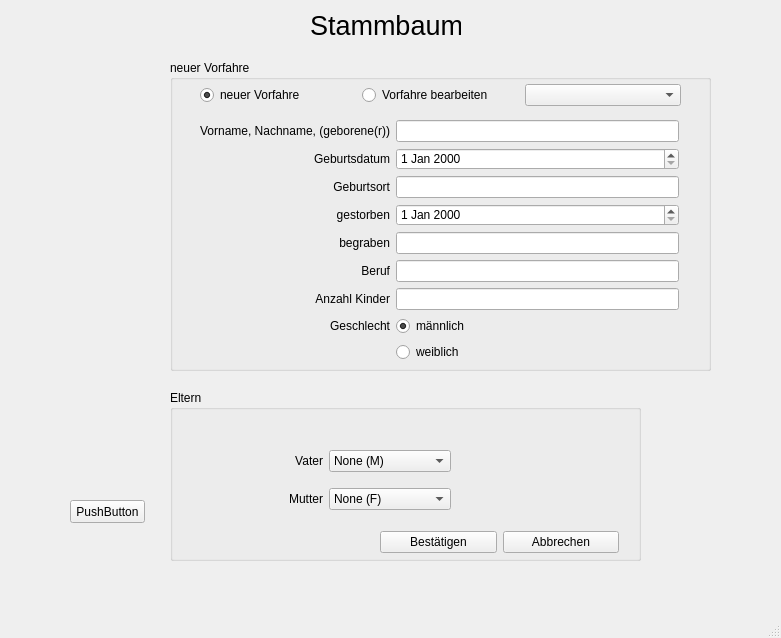
<?xml version="1.0" encoding="UTF-8"?>
<ui version="4.0">
 <class>MainWindow</class>
 <widget class="QMainWindow" name="MainWindow">
  <property name="geometry">
   <rect>
    <x>0</x>
    <y>0</y>
    <width>781</width>
    <height>638</height>
   </rect>
  </property>
  <property name="windowTitle">
   <string>Stammbaum</string>
  </property>
  <widget class="QWidget" name="centralwidget">
   <widget class="QLabel" name="label">
    <property name="geometry">
     <rect>
      <x>310</x>
      <y>0</y>
      <width>151</width>
      <height>51</height>
     </rect>
    </property>
    <property name="font">
     <font>
      <pointsize>20</pointsize>
     </font>
    </property>
    <property name="layoutDirection">
     <enum>Qt::LeftToRight</enum>
    </property>
    <property name="text">
     <string>Stammbaum</string>
    </property>
   </widget>
   <widget class="QGroupBox" name="groupBox_mitglied">
    <property name="geometry">
     <rect>
      <x>170</x>
      <y>60</y>
      <width>541</width>
      <height>311</height>
     </rect>
    </property>
    <property name="title">
     <string>neuer Vorfahre</string>
    </property>
    <widget class="QWidget" name="gridLayoutWidget">
     <property name="geometry">
      <rect>
       <x>30</x>
       <y>60</y>
       <width>479</width>
       <height>243</height>
      </rect>
     </property>
     <layout class="QGridLayout" name="gridLayout_2">
      <item row="4" column="0">
       <widget class="QLabel" name="label_5_begraben">
        <property name="text">
         <string>begraben</string>
        </property>
        <property name="alignment">
         <set>Qt::AlignRight|Qt::AlignTrailing|Qt::AlignVCenter</set>
        </property>
       </widget>
      </item>
      <item row="6" column="0">
       <widget class="QLabel" name="label_7_kinder">
        <property name="layoutDirection">
         <enum>Qt::LeftToRight</enum>
        </property>
        <property name="text">
         <string>Anzahl Kinder</string>
        </property>
        <property name="alignment">
         <set>Qt::AlignRight|Qt::AlignTrailing|Qt::AlignVCenter</set>
        </property>
       </widget>
      </item>
      <item row="2" column="0">
       <widget class="QLabel" name="label_3_ort">
        <property name="text">
         <string>Geburtsort</string>
        </property>
        <property name="alignment">
         <set>Qt::AlignRight|Qt::AlignTrailing|Qt::AlignVCenter</set>
        </property>
       </widget>
      </item>
      <item row="7" column="1">
       <widget class="QRadioButton" name="radioButton_maennlich">
        <property name="text">
         <string>männlich</string>
        </property>
        <property name="checked">
         <bool>true</bool>
        </property>
       </widget>
      </item>
      <item row="1" column="0">
       <widget class="QLabel" name="label_2_geb">
        <property name="text">
         <string>Geburtsdatum</string>
        </property>
        <property name="alignment">
         <set>Qt::AlignRight|Qt::AlignTrailing|Qt::AlignVCenter</set>
        </property>
       </widget>
      </item>
      <item row="1" column="1">
       <widget class="QDateEdit" name="dateEdit_2_geb"/>
      </item>
      <item row="0" column="0">
       <widget class="QLabel" name="label_1_name">
        <property name="text">
         <string>Vorname, Nachname, (geborene(r))</string>
        </property>
        <property name="alignment">
         <set>Qt::AlignRight|Qt::AlignTrailing|Qt::AlignVCenter</set>
        </property>
       </widget>
      </item>
      <item row="6" column="1">
       <widget class="QLineEdit" name="lineEdit_7_kinder">
        <property name="enabled">
         <bool>true</bool>
        </property>
        <property name="font">
         <font>
          <weight>50</weight>
          <bold>false</bold>
         </font>
        </property>
       </widget>
      </item>
      <item row="5" column="0">
       <widget class="QLabel" name="label_6_beruf">
        <property name="text">
         <string>Beruf</string>
        </property>
        <property name="alignment">
         <set>Qt::AlignRight|Qt::AlignTrailing|Qt::AlignVCenter</set>
        </property>
       </widget>
      </item>
      <item row="0" column="1">
       <widget class="QLineEdit" name="lineEdit_1_name"/>
      </item>
      <item row="5" column="1">
       <widget class="QLineEdit" name="lineEdit_6_beruf"/>
      </item>
      <item row="2" column="1">
       <widget class="QLineEdit" name="lineEdit_3_ort"/>
      </item>
      <item row="7" column="0">
       <widget class="QLabel" name="label_8_geschlecht">
        <property name="text">
         <string>Geschlecht</string>
        </property>
        <property name="alignment">
         <set>Qt::AlignRight|Qt::AlignTrailing|Qt::AlignVCenter</set>
        </property>
       </widget>
      </item>
      <item row="4" column="1">
       <widget class="QLineEdit" name="lineEdit_5_begraben"/>
      </item>
      <item row="3" column="1">
       <widget class="QDateEdit" name="dateEdit_4_gestorben"/>
      </item>
      <item row="3" column="0">
       <widget class="QLabel" name="label_4_gestorben">
        <property name="text">
         <string>gestorben</string>
        </property>
        <property name="alignment">
         <set>Qt::AlignRight|Qt::AlignTrailing|Qt::AlignVCenter</set>
        </property>
       </widget>
      </item>
      <item row="8" column="1">
       <widget class="QRadioButton" name="radioButton_weiblich">
        <property name="text">
         <string>weiblich</string>
        </property>
       </widget>
      </item>
     </layout>
    </widget>
    <widget class="QWidget" name="horizontalLayoutWidget_2">
     <property name="geometry">
      <rect>
       <x>30</x>
       <y>20</y>
       <width>481</width>
       <height>31</height>
      </rect>
     </property>
     <layout class="QHBoxLayout" name="horizontalLayout_2">
      <item>
       <widget class="QRadioButton" name="radioButton_neu">
        <property name="enabled">
         <bool>true</bool>
        </property>
        <property name="acceptDrops">
         <bool>false</bool>
        </property>
        <property name="text">
         <string>neuer Vorfahre</string>
        </property>
        <property name="checked">
         <bool>true</bool>
        </property>
       </widget>
      </item>
      <item>
       <widget class="QRadioButton" name="radioButton_bearbeiten">
        <property name="text">
         <string>Vorfahre bearbeiten</string>
        </property>
       </widget>
      </item>
      <item>
       <widget class="QComboBox" name="comboBox_bearbeiten"/>
      </item>
     </layout>
    </widget>
   </widget>
   <widget class="QPushButton" name="pushButton">
    <property name="geometry">
     <rect>
      <x>70</x>
      <y>500</y>
      <width>75</width>
      <height>23</height>
     </rect>
    </property>
    <property name="text">
     <string>PushButton</string>
    </property>
   </widget>
   <widget class="QGroupBox" name="groupBox_vorfahren">
    <property name="geometry">
     <rect>
      <x>170</x>
      <y>390</y>
      <width>471</width>
      <height>171</height>
     </rect>
    </property>
    <property name="title">
     <string>Eltern</string>
    </property>
    <widget class="QWidget" name="gridLayoutWidget_2">
     <property name="geometry">
      <rect>
       <x>30</x>
       <y>50</y>
       <width>251</width>
       <height>81</height>
      </rect>
     </property>
     <layout class="QGridLayout" name="gridLayout">
      <item row="0" column="1">
       <widget class="QComboBox" name="comboBox_vater">
        <property name="editable">
         <bool>false</bool>
        </property>
        <property name="currentText">
         <string>None (M)</string>
        </property>
        <item>
         <property name="text">
          <string>None (M)</string>
         </property>
        </item>
       </widget>
      </item>
      <item row="1" column="1">
       <widget class="QComboBox" name="comboBox_mutter">
        <item>
         <property name="text">
          <string>None (F)</string>
         </property>
        </item>
       </widget>
      </item>
      <item row="1" column="0">
       <widget class="QLabel" name="label_mutter">
        <property name="text">
         <string>Mutter</string>
        </property>
        <property name="alignment">
         <set>Qt::AlignRight|Qt::AlignTrailing|Qt::AlignVCenter</set>
        </property>
       </widget>
      </item>
      <item row="0" column="0">
       <widget class="QLabel" name="label_vater">
        <property name="text">
         <string>Vater</string>
        </property>
        <property name="alignment">
         <set>Qt::AlignRight|Qt::AlignTrailing|Qt::AlignVCenter</set>
        </property>
       </widget>
      </item>
     </layout>
    </widget>
    <widget class="QWidget" name="horizontalLayoutWidget">
     <property name="geometry">
      <rect>
       <x>210</x>
       <y>140</y>
       <width>239</width>
       <height>25</height>
      </rect>
     </property>
     <layout class="QHBoxLayout" name="horizontalLayout">
      <item>
       <widget class="QPushButton" name="button_accept">
        <property name="text">
         <string>Bestätigen</string>
        </property>
       </widget>
      </item>
      <item>
       <widget class="QPushButton" name="button_cancel">
        <property name="text">
         <string>Abbrechen</string>
        </property>
       </widget>
      </item>
     </layout>
    </widget>
   </widget>
  </widget>
  <widget class="QMenuBar" name="menubar">
   <property name="geometry">
    <rect>
     <x>0</x>
     <y>0</y>
     <width>781</width>
     <height>21</height>
    </rect>
   </property>
  </widget>
  <widget class="QStatusBar" name="statusbar"/>
 </widget>
 <tabstops>
  <tabstop>lineEdit_1_name</tabstop>
  <tabstop>dateEdit_2_geb</tabstop>
  <tabstop>lineEdit_3_ort</tabstop>
  <tabstop>dateEdit_4_gestorben</tabstop>
  <tabstop>lineEdit_5_begraben</tabstop>
  <tabstop>lineEdit_6_beruf</tabstop>
  <tabstop>lineEdit_7_kinder</tabstop>
  <tabstop>comboBox_vater</tabstop>
  <tabstop>comboBox_mutter</tabstop>
  <tabstop>button_accept</tabstop>
  <tabstop>button_cancel</tabstop>
  <tabstop>pushButton</tabstop>
 </tabstops>
 <resources/>
 <connections/>
</ui>
